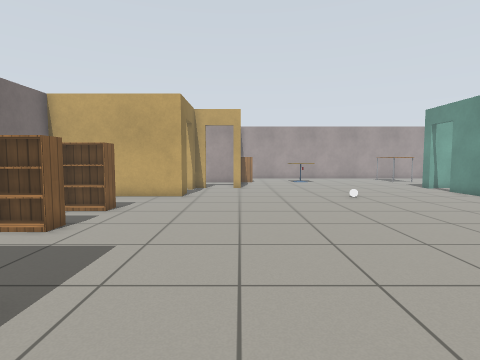
[1] (above)

24 first-person views from a walk through a world built for the Gazebo simulator. The camera is 0.9 m above the floor, tilts 4° down and sees 80° across. The lines on the ground mark 1 m squares. The floor is counted in squares, 0.5 m on a side. Each view is taken from the middle of a square. On the plan, view 1 faces up. The plan holds only what a view shows up to about 16 squares ahead; the rest is blank. Simple patterns stand in for the simulator's built-in surfaces. Some surface patterns are stand-ins.

[2]
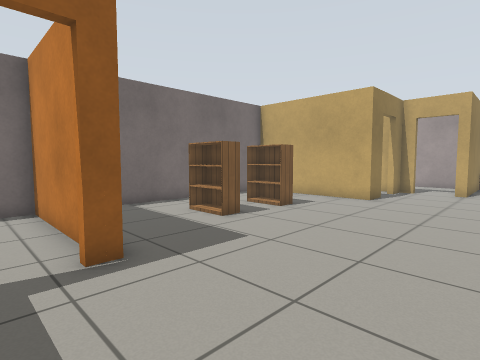

[3]
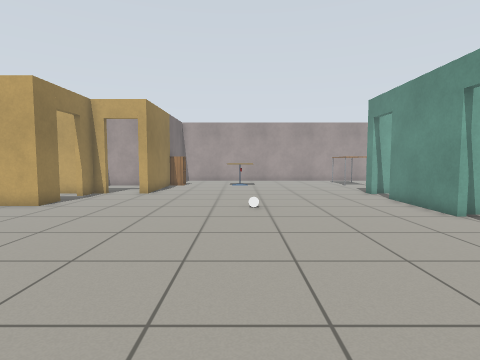

[4]
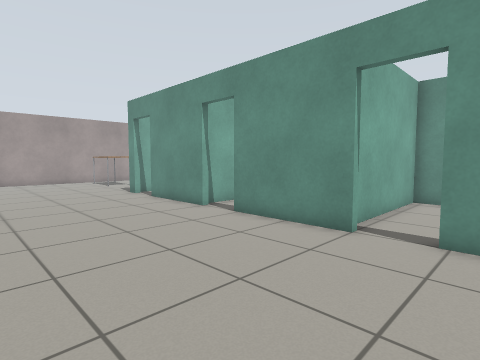

[5]
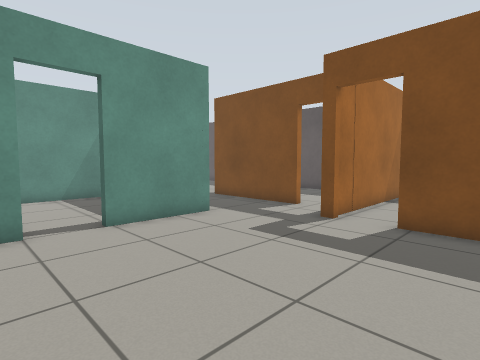

[6]
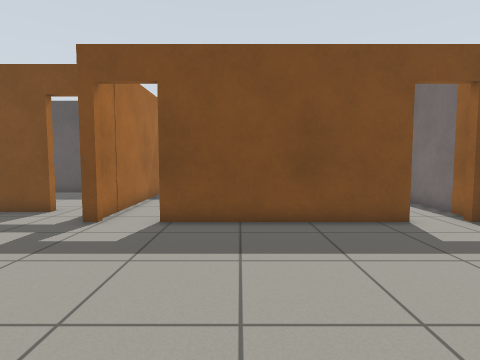

[7]
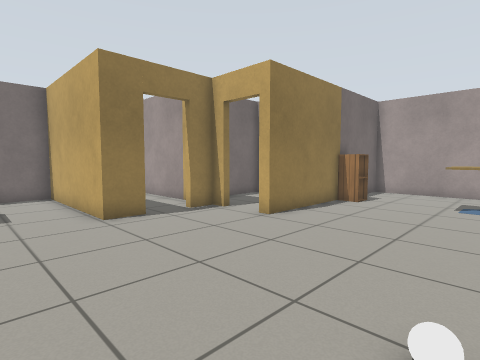

[8]
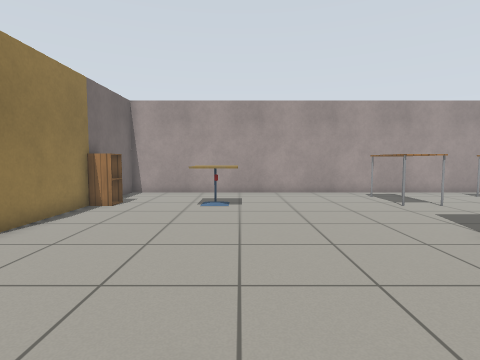

[9]
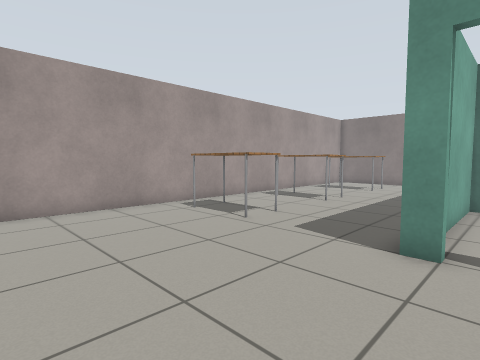

[10]
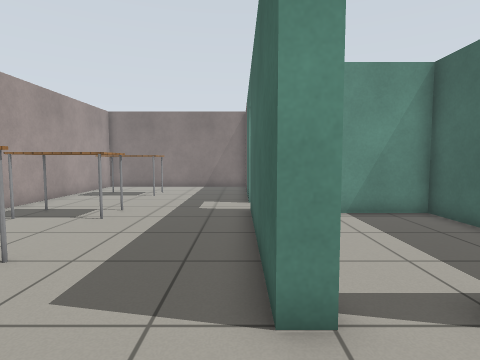

[11]
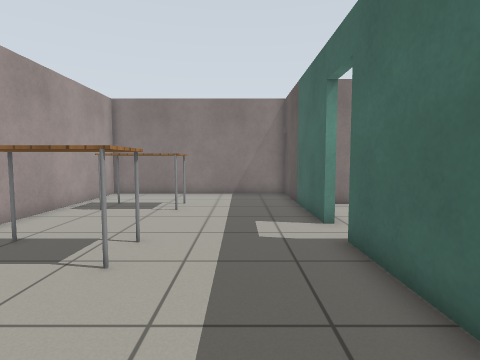

[12]
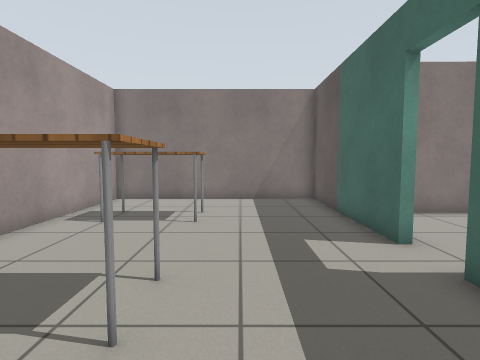

[13]
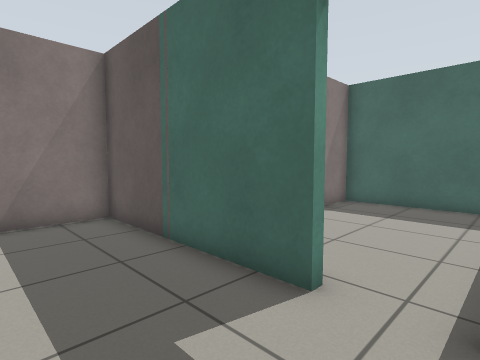

[14]
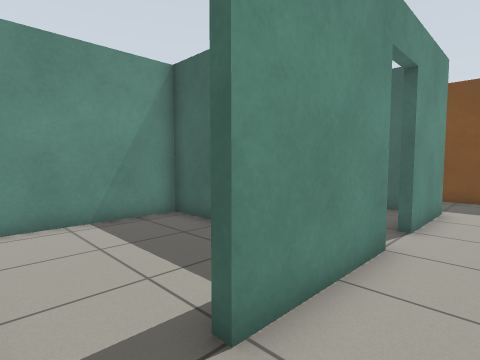

[15]
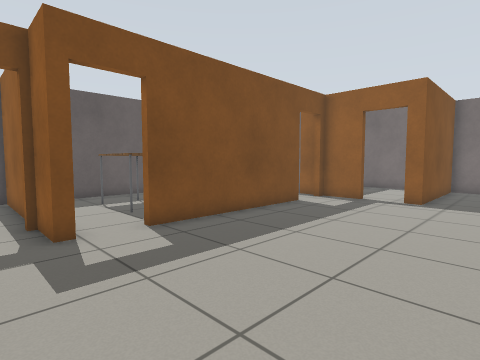

[16]
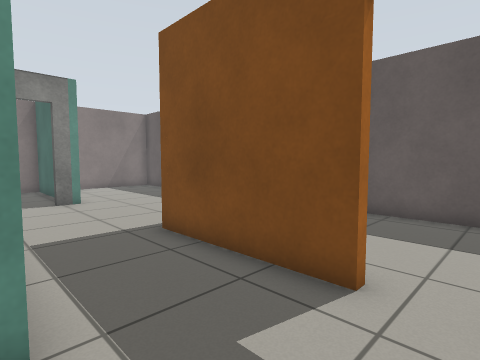

[17]
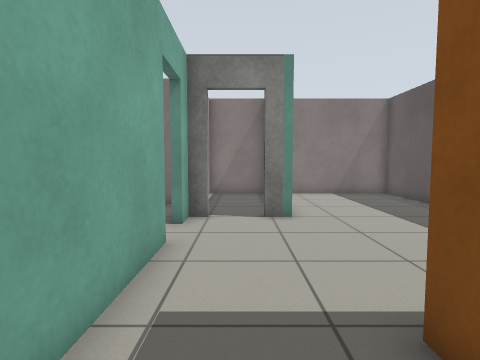

[18]
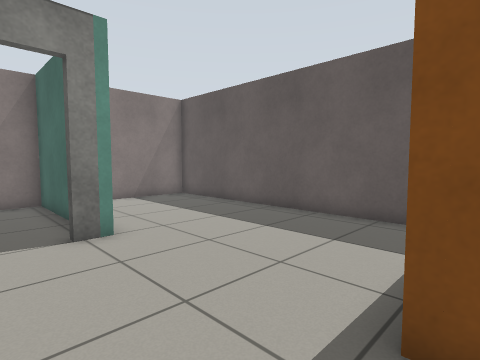

[19]
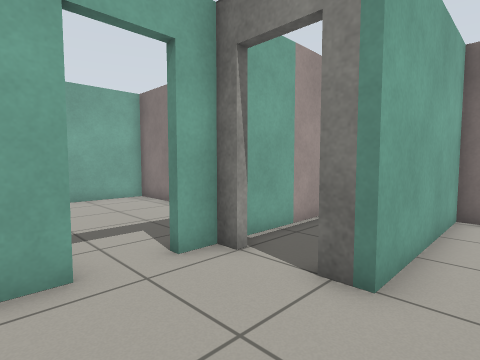

[20]
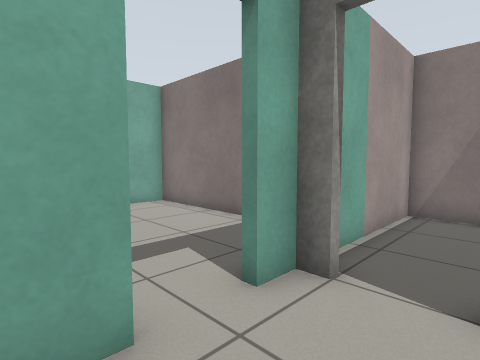

[21]
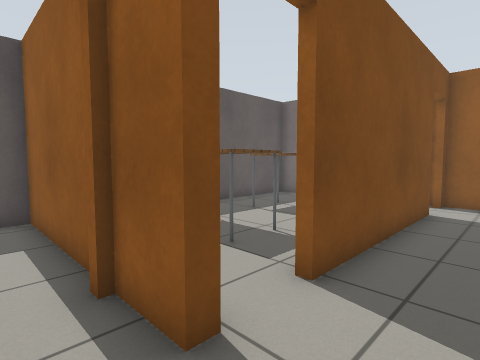

[22]
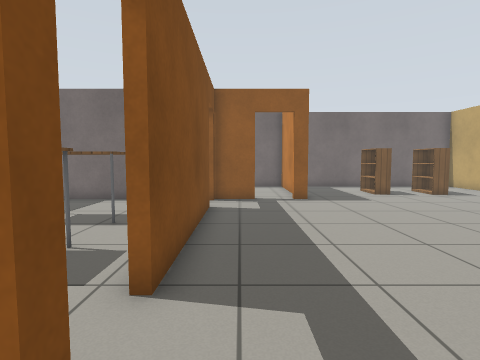

[23]
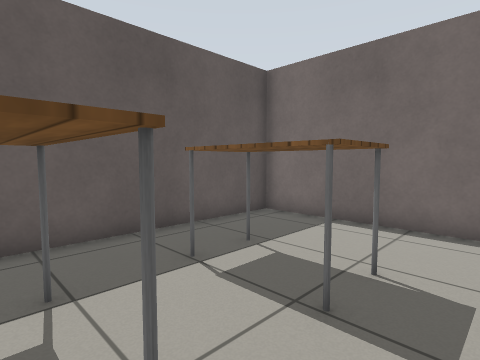

[24]
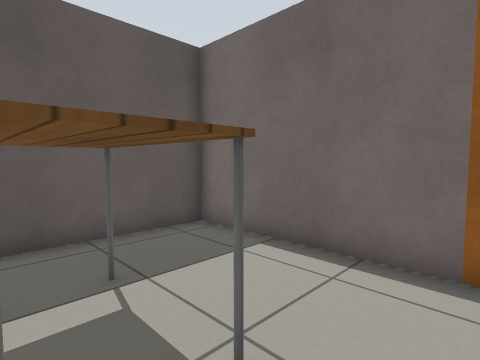

### Floor plan
Points are (right, up) in squares from view 1. A wall is a line through its corners. A room is listed if a view was taken in it or the views show most of it. See-through windows are left out.
Room 1 (views 1, 2, 3, 4, 5, 6, 7, 8, 9, 10, 11, 12, 13, 14, 15, 16, 17, 18, 20, 21, 22)
walls: (11.9, 11.9) (11.9, 16.2); (11.9, 17.9) (11.9, 18.6) (19.2, 18.6); (11.9, 5.9) (11.9, 10.2); (-2.9, 15.5) (-2.9, 14.1) (-9.3, 14.1) (-9.3, 3.1) (-3.2, 3.1) (-3.2, 2.4); (-2.2, 18.3) (-2.9, 18.3) (-2.9, 17.3); (20.9, 18.6) (28.2, 18.6) (28.2, 27.7) (0.1, 27.7) (0.1, 18.3) (-0.5, 18.3); (11.9, 0.5) (11.9, 4.2); (8.2, -1.2) (8.5, -1.2) (8.5, -2.9); (10.6, -2.8) (15.8, -2.8); (-3.2, 0.8) (-3.2, -1.2); (19.2, 0.6) (14.7, 0.6); (-1, -1.2) (6.4, -1.2); (21.9, 0) (21.9, 0.6) (21, 0.6); (21.9, -2.6) (21.9, -1.8)
ways out: opening at (19, -3) to room 2; open door at (-1.5, -1) to room 3; open door at (7.5, -1) to room 3; open door at (20.5, 1) to room 4; open door at (12, 5.5) to room 5; open door at (22, -0.5) to room 6; open door at (-3, 1.5); open door at (-3, 16.5); open door at (-1.3, 18.3); open door at (9.5, -3); open door at (12, 11.5); open door at (12, 17.5); open door at (20.3, 18.3)
objects: bookshelf (-7, 7) to (-5, 8); bookshelf (-7, 10) to (-5, 11); cabinet (1, 23) to (1, 24); cafe table (4, 23) to (6, 24); white ball (6, 14); table (12, 23) to (14, 26); table (18, 23) to (19, 26); table (23, 23) to (25, 26)
Room 2 (view 19)
walls: (17.2, -8.8) (28.2, -8.8) (28.2, -2.6) (21.9, -2.6)
ways out: opening at (19, -3) to room 1
Room 3 (views 23, 24)
walls: (-3.2, -1.5) (-3.2, -8.8) (6.1, -8.8); (8.2, -8.1) (8.2, -1.2)
ways out: open door at (-1.5, -1) to room 1; open door at (7.5, -1) to room 1
objects: table (0, -6) to (2, -3); table (4, -6) to (6, -3)
Room 4 (no view inside)
walls: (24.6, 4.4) (24.6, 9.5) (21.4, 9.5)
ways out: open door at (20.5, 1) to room 1
Room 5 (no view inside)
walls: (13, 0.9) (13.6, 0.9); (18.6, 1.9) (18.6, 6.3) (12.9, 6.3)
ways out: open door at (12, 5.5) to room 1
Room 6 (no view inside)
walls: (24.5, -2.3) (28.2, -2.3) (28.2, 0.6) (22.9, 0.6)
ways out: open door at (22, -0.5) to room 1

Positions as (right, up) in squares from view 1, and headings:
1: (0, 0), facing up
2: (2, 1), facing up-left
3: (5, 3), facing up
4: (5, 3), facing up-right
5: (4, 7), facing down-right
6: (4, 7), facing down
7: (6, 11), facing up-left
8: (6, 12), facing up
9: (6, 17), facing up-right
10: (9, 19), facing right
11: (13, 21), facing right
12: (15, 22), facing right
13: (19, 22), facing down-right
14: (10, 12), facing down-right
15: (10, 6), facing down-left
16: (9, 1), facing down-right
17: (13, -1), facing right
18: (15, 0), facing down-right
19: (18, -4), facing up-right
20: (18, -2), facing up-right
21: (10, 1), facing down-left
22: (10, 0), facing left
23: (5, -2), facing down-left
24: (2, -2), facing down-left
